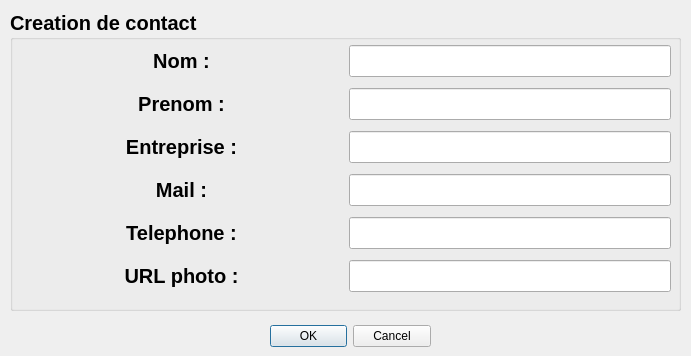
<?xml version="1.0" encoding="UTF-8"?>
<ui version="4.0">
 <class>AjoutContactDialog</class>
 <widget class="QDialog" name="AjoutContactDialog">
  <property name="geometry">
   <rect>
    <x>0</x>
    <y>0</y>
    <width>691</width>
    <height>356</height>
   </rect>
  </property>
  <property name="windowTitle">
   <string>Dialog</string>
  </property>
  <widget class="QDialogButtonBox" name="buttonBox">
   <property name="geometry">
    <rect>
     <x>270</x>
     <y>320</y>
     <width>161</width>
     <height>32</height>
    </rect>
   </property>
   <property name="orientation">
    <enum>Qt::Horizontal</enum>
   </property>
   <property name="standardButtons">
    <set>QDialogButtonBox::Cancel|QDialogButtonBox::Ok</set>
   </property>
  </widget>
  <widget class="QGroupBox" name="groupBox">
   <property name="geometry">
    <rect>
     <x>10</x>
     <y>10</y>
     <width>671</width>
     <height>301</height>
    </rect>
   </property>
   <property name="font">
    <font>
     <pointsize>15</pointsize>
     <bold>true</bold>
    </font>
   </property>
   <property name="title">
    <string>Creation de contact</string>
   </property>
   <widget class="QWidget" name="verticalLayoutWidget">
    <property name="geometry">
     <rect>
      <x>10</x>
      <y>30</y>
      <width>651</width>
      <height>261</height>
     </rect>
    </property>
    <layout class="QVBoxLayout" name="verticalLayout">
     <item>
      <layout class="QHBoxLayout" name="horizontalLayout_6">
       <item>
        <widget class="QLabel" name="label">
         <property name="font">
          <font>
           <pointsize>15</pointsize>
           <bold>true</bold>
          </font>
         </property>
         <property name="text">
          <string>Nom :</string>
         </property>
         <property name="alignment">
          <set>Qt::AlignCenter</set>
         </property>
        </widget>
       </item>
       <item>
        <widget class="QLineEdit" name="lineNomD">
         <property name="sizePolicy">
          <sizepolicy hsizetype="Preferred" vsizetype="Fixed">
           <horstretch>0</horstretch>
           <verstretch>0</verstretch>
          </sizepolicy>
         </property>
        </widget>
       </item>
      </layout>
     </item>
     <item>
      <layout class="QHBoxLayout" name="horizontalLayout_5">
       <item>
        <widget class="QLabel" name="label_2">
         <property name="font">
          <font>
           <pointsize>15</pointsize>
           <bold>true</bold>
          </font>
         </property>
         <property name="text">
          <string>Prenom :</string>
         </property>
         <property name="alignment">
          <set>Qt::AlignCenter</set>
         </property>
        </widget>
       </item>
       <item>
        <widget class="QLineEdit" name="linePrenomD">
         <property name="sizePolicy">
          <sizepolicy hsizetype="Preferred" vsizetype="Fixed">
           <horstretch>0</horstretch>
           <verstretch>0</verstretch>
          </sizepolicy>
         </property>
        </widget>
       </item>
      </layout>
     </item>
     <item>
      <layout class="QHBoxLayout" name="horizontalLayout_4">
       <item>
        <widget class="QLabel" name="label_3">
         <property name="font">
          <font>
           <pointsize>15</pointsize>
           <bold>true</bold>
          </font>
         </property>
         <property name="text">
          <string>Entreprise :</string>
         </property>
         <property name="alignment">
          <set>Qt::AlignCenter</set>
         </property>
        </widget>
       </item>
       <item>
        <widget class="QLineEdit" name="lineEntreD">
         <property name="sizePolicy">
          <sizepolicy hsizetype="Preferred" vsizetype="Fixed">
           <horstretch>0</horstretch>
           <verstretch>0</verstretch>
          </sizepolicy>
         </property>
        </widget>
       </item>
      </layout>
     </item>
     <item>
      <layout class="QHBoxLayout" name="horizontalLayout_3">
       <item>
        <widget class="QLabel" name="label_4">
         <property name="font">
          <font>
           <pointsize>15</pointsize>
           <bold>true</bold>
          </font>
         </property>
         <property name="text">
          <string>Mail :</string>
         </property>
         <property name="alignment">
          <set>Qt::AlignCenter</set>
         </property>
        </widget>
       </item>
       <item>
        <widget class="QLineEdit" name="lineMailD">
         <property name="sizePolicy">
          <sizepolicy hsizetype="Preferred" vsizetype="Fixed">
           <horstretch>0</horstretch>
           <verstretch>0</verstretch>
          </sizepolicy>
         </property>
        </widget>
       </item>
      </layout>
     </item>
     <item>
      <layout class="QHBoxLayout" name="horizontalLayout">
       <item>
        <widget class="QLabel" name="label_5">
         <property name="font">
          <font>
           <pointsize>15</pointsize>
           <bold>true</bold>
          </font>
         </property>
         <property name="text">
          <string>Telephone :</string>
         </property>
         <property name="alignment">
          <set>Qt::AlignCenter</set>
         </property>
        </widget>
       </item>
       <item>
        <widget class="QLineEdit" name="lineTelD">
         <property name="sizePolicy">
          <sizepolicy hsizetype="Preferred" vsizetype="Fixed">
           <horstretch>0</horstretch>
           <verstretch>0</verstretch>
          </sizepolicy>
         </property>
        </widget>
       </item>
      </layout>
     </item>
     <item>
      <layout class="QHBoxLayout" name="horizontalLayout_2">
       <item>
        <widget class="QLabel" name="label_6">
         <property name="font">
          <font>
           <pointsize>15</pointsize>
           <bold>true</bold>
          </font>
         </property>
         <property name="text">
          <string>URL photo :</string>
         </property>
         <property name="alignment">
          <set>Qt::AlignCenter</set>
         </property>
        </widget>
       </item>
       <item>
        <widget class="QLineEdit" name="linePhotoD">
         <property name="sizePolicy">
          <sizepolicy hsizetype="Preferred" vsizetype="Fixed">
           <horstretch>0</horstretch>
           <verstretch>0</verstretch>
          </sizepolicy>
         </property>
        </widget>
       </item>
      </layout>
     </item>
    </layout>
   </widget>
  </widget>
 </widget>
 <resources/>
 <connections>
  <connection>
   <sender>buttonBox</sender>
   <signal>accepted()</signal>
   <receiver>AjoutContactDialog</receiver>
   <slot>accept()</slot>
   <hints>
    <hint type="sourcelabel">
     <x>248</x>
     <y>254</y>
    </hint>
    <hint type="destinationlabel">
     <x>157</x>
     <y>274</y>
    </hint>
   </hints>
  </connection>
  <connection>
   <sender>buttonBox</sender>
   <signal>rejected()</signal>
   <receiver>AjoutContactDialog</receiver>
   <slot>reject()</slot>
   <hints>
    <hint type="sourcelabel">
     <x>316</x>
     <y>260</y>
    </hint>
    <hint type="destinationlabel">
     <x>286</x>
     <y>274</y>
    </hint>
   </hints>
  </connection>
 </connections>
</ui>
